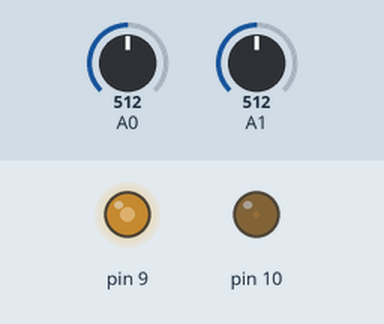
Recording of a sketch running on a simulated Arduino Uno, built with avr-gcc and run on an emulated ATmega328P. Shown: output pins drawn as LEDs (lit = HIGH). The inputs (shaded band) are chosen by the test bench; at power-on: A1 = 512, A0 = 512.

Above: at 1.2 s.
1.3 s: A1 set to 716
At 2.5 s:
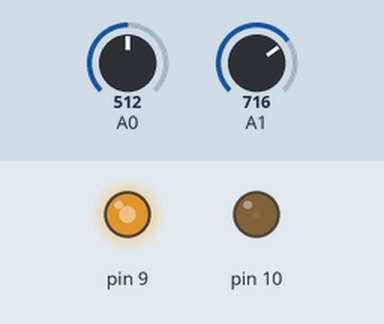
2.8 s: A0 set to 0
At 3.8 s:
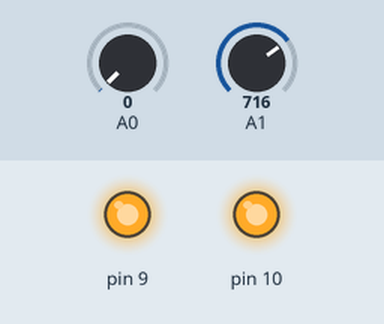
4.3 s: A0 set to 3
5.8 s: A0 set to 6
At 6.1 s:
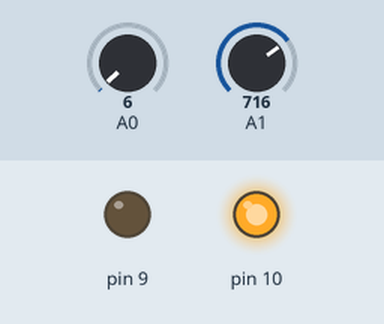
7.3 s: A0 set to 511
At 8.4 s:
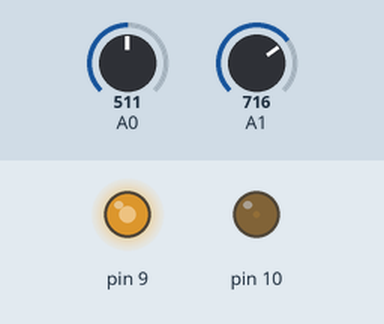
8.8 s: A1 set to 900
At 9.5 s:
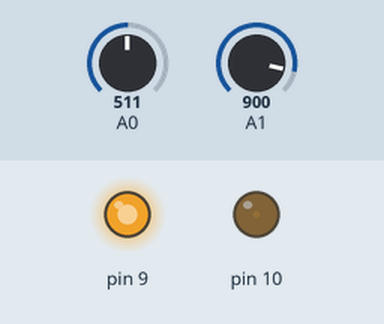
Timing chart, 0 to 11.3 s (numbered marks = the images above; inputs shaded):
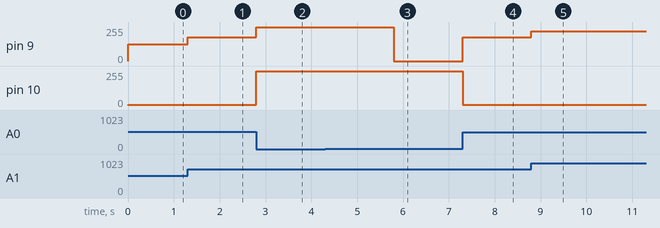

The sketch:

timer_OutputCapture.ino
```cpp
void setup() {

  Serial.begin(115200);
  TCCR1A = 0;
  TCCR1B = 0;
  TCCR2A = 0;
  TCCR2B = 0;
  OCR1A = 1; // 1 sec timer @ prescaler = 1024
  OCR1B = 1; // 1 sec timer @ prescaler = 1024
  OCR2A = 2; // 1 sec timer @ prescaler = 1024
//  OCR2B = 15624; // 1 sec timer @ prescaler = 1024
//  OCR2A = 46874; // 3 sec timer @ prescaler = 1024
  TCCR1B |= (1<< WGM12) | (1<<WGM13); // Set CTC mode with OCR1A as TOP value
  TCCR1A |= (1<<COM1A1) | (1<<COM1B1) |(1<<WGM11) ;
  TCCR1B |= (1 << CS10) ; // set prescaler @ 1024
  TCCR2A |= (1<< WGM21); // Set CTC mode with OCR1A as TOP value
//  TCCR2A |= 0x02;
//  TCCR2B |= (1 << CS22) | (1 << CS21) | (1 << CS20); // set prescaler @ 1024
  TCCR2B |= (1 << CS22) | (1 << CS21) | (1 << CS20); // set prescaler @ 1024
//  TCCR2A |= (1<<COM2A0);
  TCCR2B &= ~(1 << WGM21);
//  TIMSK1 |= (1 << OCIE1A) | (1 << OCIE1B) ;
//  TCCR2A |= (1<<COM2A0); // Toggle OC2A on Compare Match
//  TIMSK2 |= (1 << OCIE2A);

  //TIMSK1 |= (1<<TOIE1);
//  DDRB |= (1<<PB1) | (1<<PB2) | (1<<PB3);
//  PORTB |= (1<<PB1) | (1<<PB2) | (1<<PB3);

  DDRB |= (1<<PB1) | (1<<PB2);
  PORTB |= (1<<PB1) | (1<<PB2);

}

void loop() {
  ICR1 = map(analogRead(A0),0,1023,0,255);
  OCR1A = map(analogRead(A1),0,1023,0,ICR1);
}

ISR(TIMER1_OVF_vect) {
//  PORTB ^= (1<<1);
//  PORTB ^= (1 << 3);
//  TCNT1 = 3036;
}

// 3 sec

ISR(TIMER2_COMPA_vect) {

// Serial.println(millis());
//PORTB = (1<<3);

}

ISR(TIMER1_COMPA_vect) {
// PORTB &= ~(1<<1);

}

// 1 sec
ISR(TIMER1_COMPB_vect) {
//  PORTB ^= (1<<PB2);


}
```

Measured:
- the behaviour switches between 4 and 5 on A0 (found by bisection; images 2 and 3)
- after the input at 1.3 s, pin 9: 126/255 → 177/255 at once
- after the input at 2.8 s, pin 9: 177/255 → 255/255 at once; pin 10: 2/255 → 255/255 at once
- after the input at 4.3 s, every drawn part: stays the same
- after the input at 5.8 s, pin 9: 255/255 → 0/255 at once
- after the input at 7.3 s, pin 9: 0/255 → 177/255 at once; pin 10: 255/255 → 2/255 at once
- after the input at 8.8 s, pin 9: 177/255 → 223/255 at once
